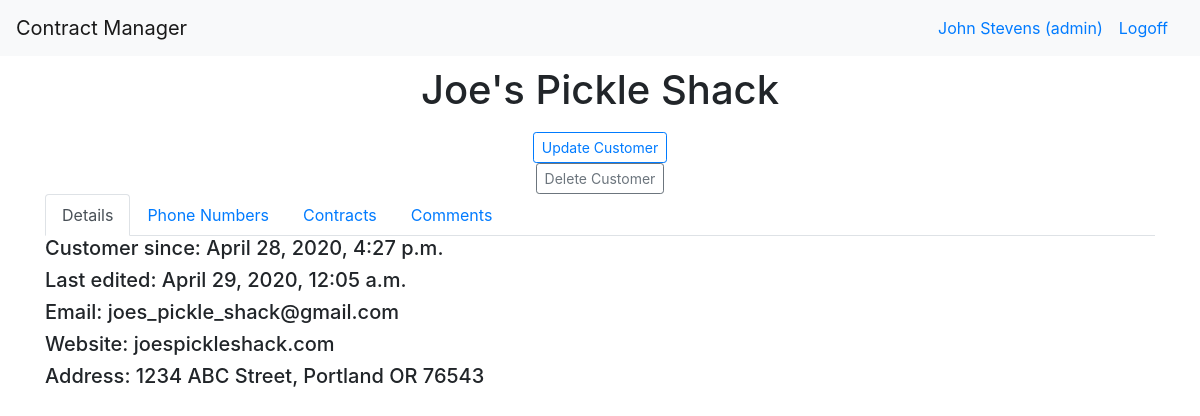
/dashboard/customer/1 (signed in), run on the app's committed database.
### login_app/models.py (models this page shows)
class User(models.Model):
    first_name = models.CharField(max_length=255)
    last_name = models.CharField(max_length=255)
    email = models.CharField(max_length=255)
    level = models.IntegerField(default=1)
    password = models.CharField(max_length=100)
    created_at = models.DateTimeField(auto_now_add=True)
    updated_at = models.DateTimeField(auto_now=True)
    objects = UserManager()

### manager_app/models.py (models this page shows)
class Customer(models.Model):
    archived= models.BooleanField(default=False)
    name= models.CharField(max_length=255)
    website= models.CharField(max_length=255)
    address=models.OneToOneField(Address, related_name="customer_address", on_delete=models.CASCADE, null=True)
    completed_contracts= models.IntegerField(default=0)
    open_contracts= models.IntegerField(default=0)
    email= models.CharField(max_length=255)
    created_at= models.DateTimeField(auto_now_add=True)
    updated_at= models.DateTimeField(auto_now=True)

class Address(models.Model):
    name= models.CharField(max_length=255)
    street= models.CharField(max_length=255)
    city= models.CharField(max_length=255)
    state= models.CharField(max_length=2)
    zip_code= models.CharField(max_length=15)
    created_at= models.DateTimeField(auto_now_add=True)
    updated_at= models.DateTimeField(auto_now=True)

### manager_app/views.py (the view)
# urls.py: path("/customer/<int:customer_id>", views.customer),
def customer(request, customer_id):
    if request.POST:
        if request.POST['hiddenkey'] == 'comment':
            Comment.objects.create(content = request.POST["comments"], user=logged_user(request), customer= Customer.objects.get(id=customer_id))
            return redirect(f"/dashboard/customer/{customer_id}")
        elif request.POST['hiddenkey'] == 'update':
            customer_to_change = Customer.objects.get(id=customer_id)
            customer_to_change.name = request.POST["name"]
            customer_to_change.website = request.POST["website"]
            customer_to_change.email = request.POST["email"]
            customer_to_change.address.street = request.POST["street_address"]
            customer_to_change.address.city = request.POST["city"]
            customer_to_change.address.state = request.POST["state"]
            customer_to_change.address.zip_code = request.POST["zip_code"]
            customer_to_change.save()
            customer_to_change.address.save()
            return redirect(f"/dashboard/customer/{customer_id}")
        elif request.POST['hiddenkey'] == 'delete':
            customer_to_delete=Customer.objects.get(id=customer_id)
            print(customer_to_delete)
            return redirect(f"/dashboard/customer/{customer_id}")
        elif request.POST['hiddenkey'] == 'new_number':
            print(request.POST)
            return redirect(f"/dashboard/customer/{customer_id}")
    else:
        context = {
            "customer": Customer.objects.get(id=customer_id),
            "user": logged_user(request)
        }
        return render(request, "customer.html", context)

### manager_app/views.py (called while the page is built)
def logged_user(request):
    return User.objects.filter(id=request.session["user_id"])[0]

### manager_app/templates/customer.html (shortened to what this page needs)
<!doctype html>
<html lang="en">
  <head>
    {% load static %}
    <link rel="stylesheet" type="text/css" href="{% static 'bootstrap.css' %}">
    <link rel="stylesheet" href="{% static 'dataTables.bootstrap4.min.css' %}">
  </head>
  <body>
    <nav class="navbar navbar-expand-md navbar-light bg-light">
      <a class="navbar-brand" href="/">Contract Manager</a>
      <div class="collapse navbar-collapse" id="navbarSupportedContent">
      {% if request.session.user_id == None %}
        <a class="navbar-nav mr-auto nav-link disabled" href="/users"></a>
        <a class="navbar-nav mr-lg-2 nav-link" href="/login">Signin</a>
      {% else %}
        <a class="navbar-nav mr-auto nav-link" href="#"></a>
        <a class="navbar-nav mr-sm-0 nav-link" href="#">{{user.first_name}} {{user.last_name}} (admin)</a>
        <a class="navbar-nav mr-sm-0 nav-link" href="/logout">Logoff</a>
      {% endif %}
      </div>
    </nav>
    <div class="container">
      <div class="row top_row">
        <div class="col-12 text-center">
          <h1>{{customer.name}}</h1>
        </div>
      </div>
      <div class="col-12 text-center">
        <button class="btn btn-outline-primary btn-sm" data-toggle="modal" data-target="#edit_customer">Update Customer</button>
        <form action="/dashboard/customer/{{customer.id}}" method="post">
          <button class="btn btn-outline-secondary btn-sm">Delete Customer</button>
        </form>
      </div>
      <div class="row">
        <div class ="col-12 table_nav">
          <ul class="nav nav-tabs" id="myTab" role="tablist">
            <li class="nav-item">
              <a class="nav-link active" id="details-tab" data-toggle="tab" href="#details" role="tab" aria-controls="details" aria-selected="true">Details</a>
            </li>
            <li class="nav-item">
              <a class="nav-link" id="contact-tab" data-toggle="tab" href="#contact" role="tab" aria-controls="contact" aria-selected="false">Phone Numbers</a>
            </li>
            <li class="nav-item">
              <a class="nav-link" id="contracts-tab" data-toggle="tab" href="#contracts" role="tab" aria-controls="contracts" aria-selected="false">Contracts</a>
            </li>
            <li class="nav-item">
              <a class="nav-link" id="comments-tab" data-toggle="tab" href="#comments" role="tab" aria-controls="comments" aria-selected="false">Comments</a>
            </li>
          </ul>
          <div class="tab-content" id="myTabContent">
            <div class="tab-pane fade show active" id="details" role="tabpanel" aria-labelledby="details-tab">
              <h5>Customer since: {{customer.created_at}}</h5>
              <h5>Last edited: {{customer.updated_at}}</h5>
              <h5>Email: {{customer.email}}</h5>
              <h5>Website: {{customer.website}}</h5>
              <h5>Address: {{customer.address.street}}, {{customer.address.city}} {{customer.address.state}} {{customer.address.zip_code}}</h5>
            </div>
          </div>
        </div>
      </div>
    </div>
  </body>
</html>

### manager_app/templates/customer.html (style rules this page uses)
.top_row { margin-top: 10px; margin-bottom: 10px; }
.table_nav { margin-bottom: 5px; }

### data on the page
User: first_name "John", last_name "Stevens"
Customer: name "Joe's Pickle Shack", created_at "April 28, 2020, 4:27 p.m.", updated_at "April 29, 2020, 12:05 a.m.", email "joes_pickle_shack@gmail.com", website "joespickleshack.com", address.street "1234 ABC Street", address.city "Portland", address.state "OR", address.zip_code "76543"
